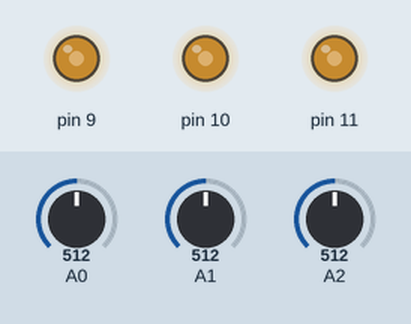
Recording of a sketch running on a simulated Arduino Uno, built with avr-gcc and run on an emulated ATmega328P. Parts: output pins drawn as LEDs (lit = HIGH). Inputs (shaded band) come from the test bench; at power-on: A0 = 512, A1 = 512, A2 = 512.

Above: at 1.2 s.
1.3 s: A0 set to 716
At 2.6 s:
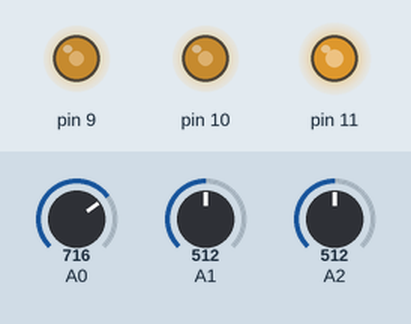
3.0 s: A1 set to 716
At 3.8 s:
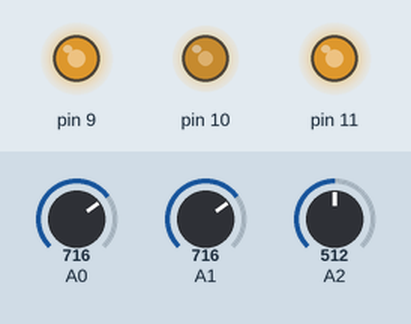
4.5 s: A2 set to 716
At 5.0 s:
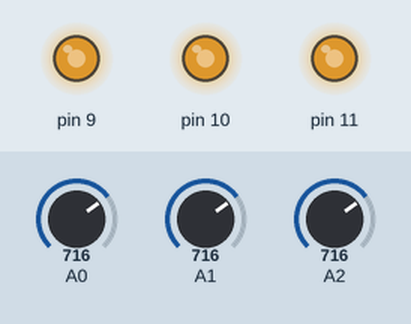
6.0 s: A0 set to 900
At 6.3 s:
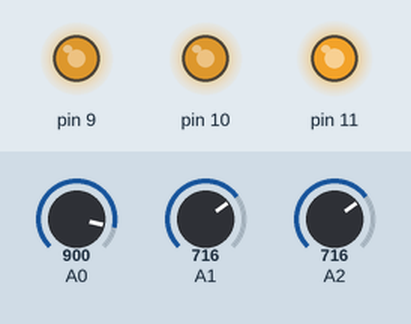
7.5 s: A1 set to 900
At 8.7 s:
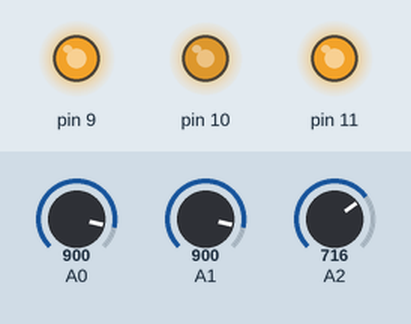
9.0 s: A2 set to 900
At 9.9 s:
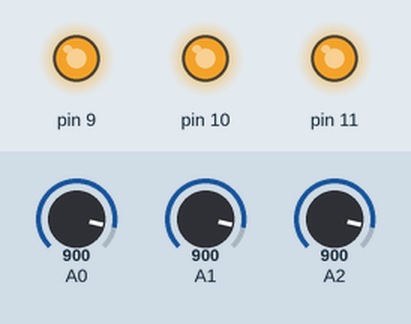
Timing chart, 0 to 11.5 s (numbered marks = the images above; inputs shaded):
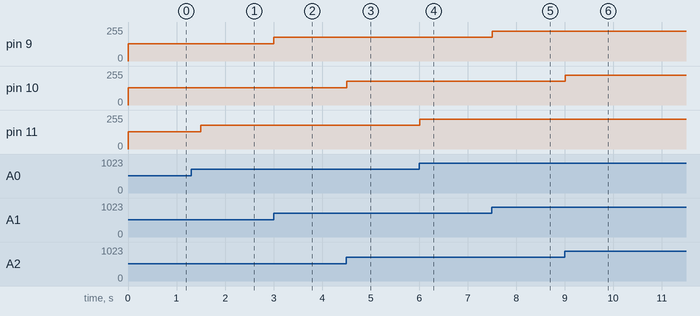

Measured:
- after the input at 1.3 s, pin 11: 128/255 → 179/255 after 0.20 s
- after the input at 3.0 s, pin 9: 128/255 → 179/255 at once
- after the input at 4.5 s, pin 10: 128/255 → 179/255 at once
- after the input at 6.0 s, pin 11: 179/255 → 225/255 at once
- after the input at 7.5 s, pin 9: 179/255 → 225/255 at once
- after the input at 9.0 s, pin 10: 179/255 → 225/255 at once

The sketch:

RGB_led.ino
```cpp
int PotarRouge = 0;
int PotarVert = 0;
int PotarBleu = 0;

void setup() {
  pinMode(A0, INPUT);
  pinMode(A1, INPUT);
  pinMode(A2, INPUT);
  pinMode(11, OUTPUT);
  pinMode(10, OUTPUT);
  pinMode(9, OUTPUT);
  Serial.begin(57600);

}

void loop() {
  PotarRouge = analogRead(A0);
  analogWrite(11, PotarRouge / 4);
  //Serial.print("Rouge: ");
  //Serial.print(PotarRouge / 4, DEC);

  PotarVert = analogRead(A1);
  analogWrite(9, PotarVert / 4);
  //Serial.print(" / Vert: ");
  //Serial.print(PotarVert /4, DEC);

  PotarBleu = analogRead(A2);
  analogWrite(10, PotarBleu / 4);
  //Serial.print(" / Bleu: ");
  //Serial.println(PotarBleu / 4, DEC);

  delay(250); // Wait for 250 millisecond(s)
}
```
